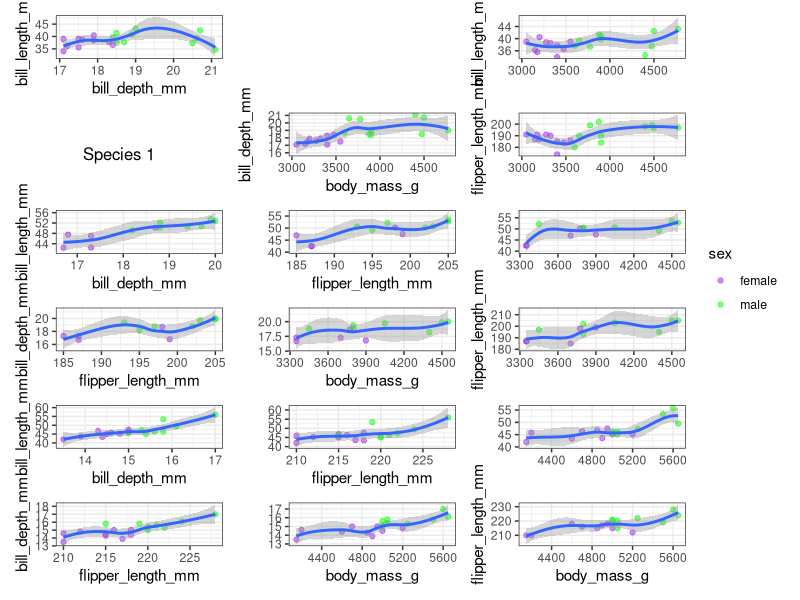
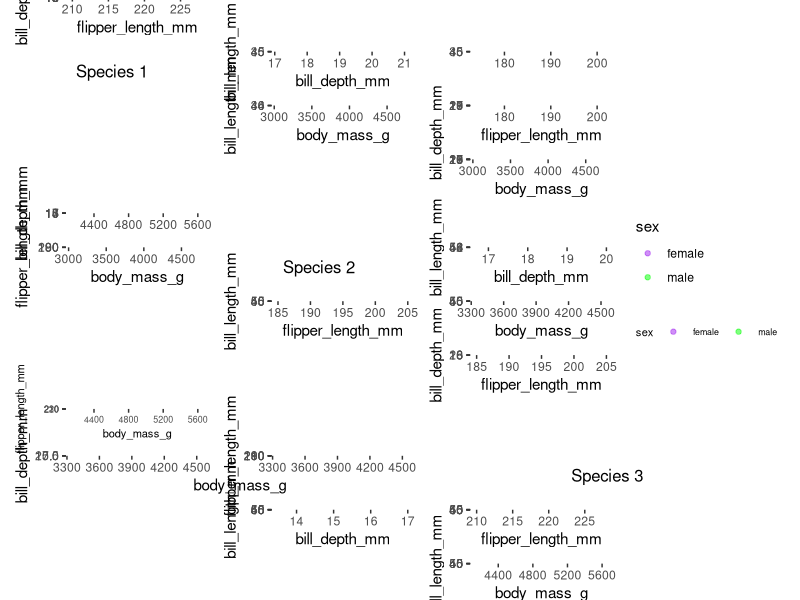

Write R code to recreate these figures, in order.
## ---- chunk 1
library(grid)
library(patchwork)
library(rlang)
library(purrr)
library(palmerpenguins)
library(tidyverse)
library(knitr)

opts_chunk$set(
  warning = FALSE, message = FALSE, echo = FALSE, fig.width = 8,
  fig.height = 9, results = "asis"
)
## ---- chunk 2
df0 <- sample_n(penguins, 50) |> na.omit()
# nn = 50 ; df1 = sample_n(penguins, 50)
df1 <- split(df0, df0$species)
# df2 = penguins |> group_by(species)


ct <- names(df0)[3:6]
# mm = expand.grid(names(df1[3:6]), names(df1[3:6]))
nn <- t(combn(ct, 2))
colnames(nn) <- letters[1:2]
nn2 <- data.frame(nn) |> cbind(g = "sex")

zz.scatter <- function(data, formula, ...) {
  # function to take a dataframe, and a formula with potentially a '|' group
  # 	option and return scatterplot matrix with optional R^2, loess smooth,
  # 	or least squares line.
}

plt1 <- function(a, b, g, spc, df_split) {
  out_plot <- df_split |> ggplot(aes(x = .data[[a]], y = .data[[b]])) +
    geom_point(aes(color = .data[[g]]), alpha = .5) +
    geom_smooth() +
    scale_color_manual(values = c("purple", "green", "red")) +
    theme_bw()
  assign(paste0(spc, "_", a, "_", b), value = out_plot, envir = .GlobalEnv)
  return(out_plot)
}


temp <- df1 |> map2(names(df1), function(df_split, spc) {
  nn2 |> pmap(function(a, b, g) {
    plt1(b, a, g, spc, df_split)
  })
})

temp2 = list_flatten(temp)
X <- grid::textGrob("Species 1")
temp2[[2]] = plot_spacer()
temp2[[4]] = X
wrap_plots(temp2, ncol=3, nrow=6) +
  plot_layout(
    guides = "collect",
    axis_titles = "collect"
  ) 
A <- temp[[1]][[1]]
p2 <- temp[[1]][[2]]
p3 <- temp[[1]][[3]]
p4 <- temp[[1]][[4]]
p5 <- temp[[1]][[5]]
p6 <- temp[[1]][[6]]
p7 <- temp[[2]][[1]]
p8 <- temp[[2]][[2]]
p9 <- temp[[2]][[3]]
p10 <- temp[[2]][[4]]
p11 <- temp[[2]][[5]]
p12 <- temp[[2]][[6]]
p13 <- temp[[3]][[1]]
p14 <- temp[[3]][[2]]
p15 <- temp[[3]][[3]]
p16 <- temp[[3]][[4]]
p17 <- temp[[3]][[5]]
p18 <- temp[[3]][[6]]
# names(temp)

layout <- "
X##
ABC
#DE
##F
Y##
GHI
#JK
##L
Z##
MNO
#PQ
##R
"
X <- grid::textGrob("Species 1")
t2 <- grid::textGrob("Species 2")
t3 <- grid::textGrob("Species 3")

out <- wrap_plots(
  X , A, B = p2, C = p3, D = p4, E = p5, F = p6, Y = t2,
  G = p7, H = p8, I = p9, J = p10, K = p11, L = p12, Z = t3,
  M = p13, N = p14, O = p15, P = p16, Q = p17, R = p18,
  design = layout
) +
  plot_layout(
    guides = "collect",
    axis_titles = "collect"
  ) +
  theme(
    legend.position = "bottom",
    legend.direction = "horizontal",
    text = element_text(size = 8)
  )

out
